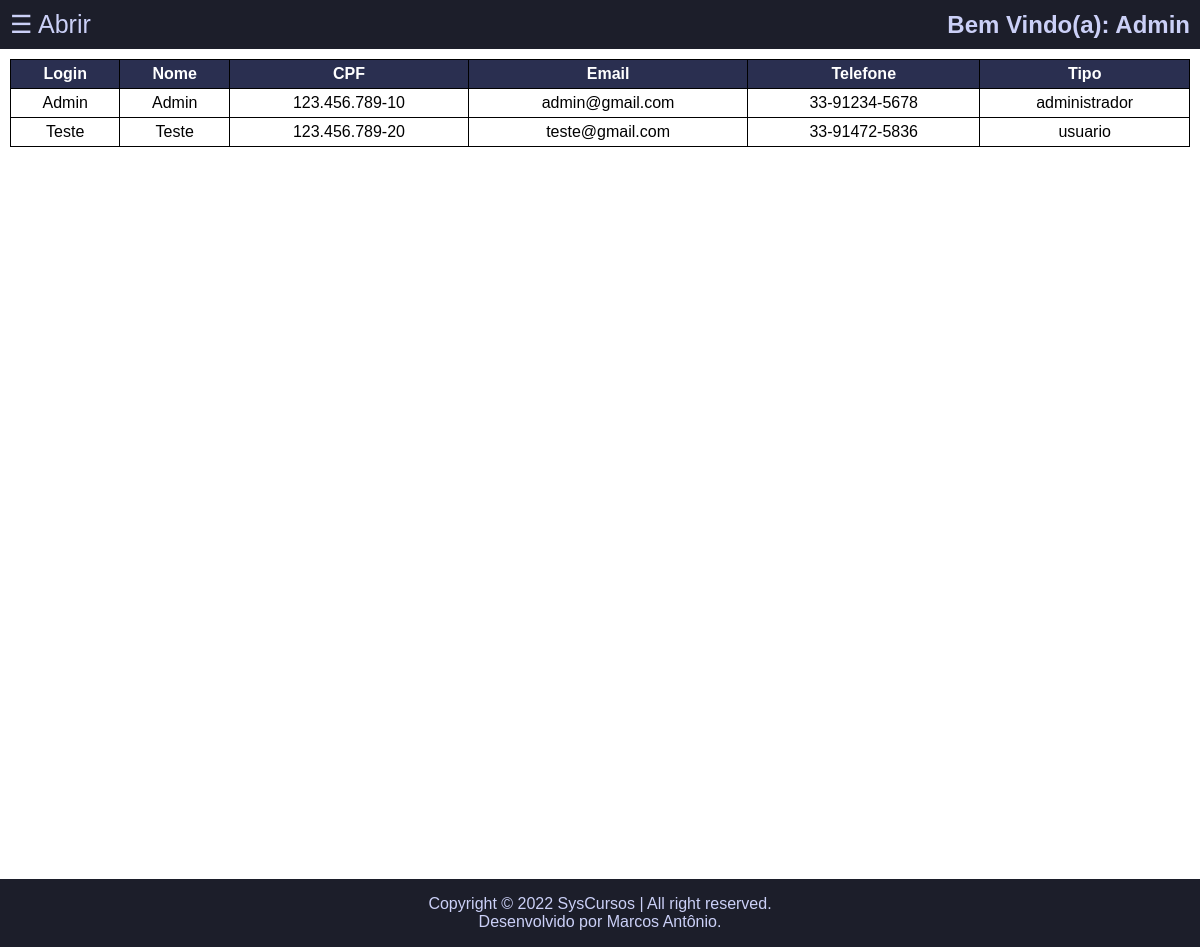
The app's page /Admin/listUsers.php (signed in) with its own data.
### tables this page shows
CREATE TABLE `usuarios` (
  `id_usuario` int NOT NULL,
  `login` varchar(50) NOT NULL,
  `nome` varchar(100) NOT NULL,
  `cpf` varchar(14) NOT NULL,
  `email` varchar(100) NOT NULL,
  `senha` varchar(60) NOT NULL,
  `telefone` varchar(14) NOT NULL,
  `tipo` varchar(20) NOT NULL DEFAULT 'usuario'
);

### dao/DaoUser.php (called while the page is built, shortened)
<?php
require_once 'Connection.php';
class DaoUser
{
    public function listUsers()
    {
        $sql = 'select * from usuarios';
        $pst = Connection::getPreparedStatement($sql);
        $pst->execute();
        $list = $pst->fetchAll(PDO::FETCH_ASSOC);
        return $list;
    }
}

### dao/Connection.php (called while the page is built)
<?php
class Connection
{
    private static $dsn = 'mysql:host=localhost;dbname=sys_cursos;port=3306';
    private static $user = 'root';
    private static $password = '';
    private static $connection = null;
    public static function getConnection(): PDO
    {
        if (Connection::$connection == null) {
            try {
                Connection::$connection = new PDO(Connection::$dsn, Connection::$user, Connection::$password);
            } catch (PDOException $ex) {
                echo $ex->getMessage();
            }
        }
        return Connection::$connection;
    }
    public static function getPreparedStatement($sql): PDOStatement
    {
        $pst = null;
        if (Connection::getConnection() != null) {
            try {
                $pst = Connection::$connection->prepare($sql);
            } catch (PDOException $ex) {
                echo $ex->getMessage();
            }
        }
        return $pst;
    }
}

### Admin/listUsers.php (the view, shortened to what this page needs)
<!DOCTYPE html>
<html lang="pt-BR">
<head>
    <link rel="stylesheet" href="https://cdnjs.cloudflare.com/ajax/libs/font-awesome/6.0.0/css/all.min.css">
    <link rel="stylesheet" href="../CSS/coursesDefaultStyle.css">
    <link rel="stylesheet" href="../CSS/menuStyle.css">
</head>
<body>
    <?php require_once '../view/menuDefault.php'; ?>
    <main id="content">
        <table id="tab">
                <tr>
                    <th>Login</th>
                    <th>Nome</th>
                    <th>CPF</th>
                    <th>Email</th>
                    <th>Telefone</th>
                    <th>Tipo</th>
                </tr>
                <?php
                    require_once '../dao/DaoUser.php';
                    $dao = new DaoUser();
                    $list = $dao->listUsers();
                    foreach ($list as $values) {
                        echo '<tr>';
                        echo '<td>' . $values['login'] . '</td>';
                        echo '<td>' . $values['nome'] . '</td>';
                        echo '<td>' . $values['cpf'] . '</td>';
                        echo '<td>' . $values['email'] . '</td>';
                        echo '<td>' . $values['telefone'] . '</td>';
                        echo '<td>' . $values['tipo'] . '</td>';
                        echo '</tr>';
                    }
                ?>
            </table>
    </main>
    <?php require_once '../view/footer.php'; ?>
</body>
</html>

### CSS/coursesDefaultStyle.css (style rules this page uses)
body { font-family: Arial, Helvetica, sans-serif; margin: 0; }
table { width: 100%; border-collapse: collapse; }
th { border: 1px solid #000; padding: 5px; text-align: center; background-color: #2a2f50; color: #fff; }
td { border: 1px solid #000; padding: 5px; text-align: center; }

### CSS/menuStyle.css (style rules this page uses)
body { font-family: Arial, Helvetica, sans-serif; margin: 0; }
main { display: flex; flex-direction: column; min-height: 100vh; align-items: center; padding: 10px; transition: margin-left 0.5s; }

### records on screen
usuarios: login "Admin", nome "Admin", cpf "123.456.789-10", email "admin@gmail.com", telefone "33-91234-5678", tipo "administrador"
usuarios: login "Teste", nome "Teste", cpf "123.456.789-20", email "teste@gmail.com", telefone "33-91472-5836", tipo "usuario"

### other values on screen
$_SESSION['usuario'] "Admin"
